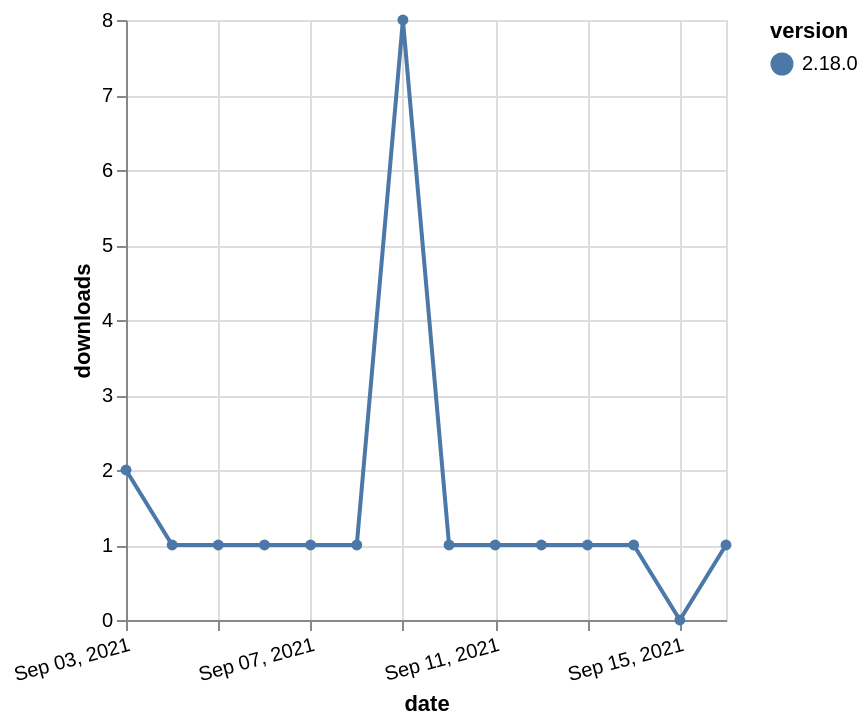

Express this chart as Vega-Lite.
### Vega-Lite specification from a JSON file in a GitHub repository (floating-point values rounded to 4 significant figures)
{"$schema": "https://vega.github.io/schema/vega-lite/v5.json", "description": "A simple bar chart with embedded data.", "data": {"values": [{"date": "2021-09-03", "total": 522, "delta": 2, "version": "2.18.0"}, {"date": "2021-09-04", "total": 523, "delta": 1, "version": "2.18.0"}, {"date": "2021-09-05", "total": 524, "delta": 1, "version": "2.18.0"}, {"date": "2021-09-06", "total": 525, "delta": 1, "version": "2.18.0"}, {"date": "2021-09-07", "total": 526, "delta": 1, "version": "2.18.0"}, {"date": "2021-09-08", "total": 527, "delta": 1, "version": "2.18.0"}, {"date": "2021-09-09", "total": 535, "delta": 8, "version": "2.18.0"}, {"date": "2021-09-10", "total": 536, "delta": 1, "version": "2.18.0"}, {"date": "2021-09-11", "total": 537, "delta": 1, "version": "2.18.0"}, {"date": "2021-09-12", "total": 538, "delta": 1, "version": "2.18.0"}, {"date": "2021-09-13", "total": 539, "delta": 1, "version": "2.18.0"}, {"date": "2021-09-14", "total": 540, "delta": 1, "version": "2.18.0"}, {"date": "2021-09-15", "total": 540, "delta": 0, "version": "2.18.0"}, {"date": "2021-09-16", "total": 541, "delta": 1, "version": "2.18.0"}]}, "width": "container", "mark": {"type": "line", "point": {"filled": true}}, "encoding": {"x": {"field": "date", "type": "temporal", "timeUnit": "yearmonthdate", "title": "date", "axis": {"labelAngle": -15}}, "y": {"field": "delta", "type": "quantitative", "title": "downloads"}, "color": {"field": "version", "type": "nominal"}, "tooltip": {"field": "delta"}}}
